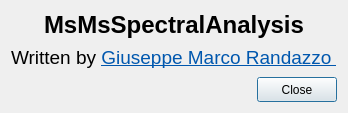
<?xml version="1.0" encoding="UTF-8"?>
<ui version="4.0">
 <class>AboutDialog</class>
 <widget class="QDialog" name="AboutDialog">
  <property name="geometry">
   <rect>
    <x>0</x>
    <y>0</y>
    <width>339</width>
    <height>113</height>
   </rect>
  </property>
  <property name="windowTitle">
   <string>About</string>
  </property>
  <layout class="QGridLayout" name="gridLayout">
   <item row="0" column="0">
    <layout class="QVBoxLayout" name="verticalLayout">
     <item>
      <widget class="QLabel" name="label">
       <property name="text">
        <string>&lt;html&gt;&lt;head/&gt;&lt;body&gt;&lt;p align=&quot;center&quot;&gt;&lt;span style=&quot; font-size:18pt; font-weight:600;&quot;&gt;MsMsSpectralAnalysis&lt;/span&gt;&lt;/p&gt;&lt;/body&gt;&lt;/html&gt;</string>
       </property>
      </widget>
     </item>
     <item>
      <widget class="QLabel" name="label_2">
       <property name="text">
        <string>&lt;html&gt;&lt;head/&gt;&lt;body&gt;&lt;p&gt;&lt;span style=&quot; font-size:14pt;&quot;&gt;Written by &lt;/span&gt;&lt;a href=&quot;mailto:gmrandazzo@gmail.com&quot;&gt;&lt;span style=&quot; font-size:14pt; text-decoration: underline; color:#0057ae;&quot;&gt;Giuseppe Marco Randazzo &lt;/span&gt;&lt;/a&gt;&lt;/p&gt;&lt;/body&gt;&lt;/html&gt;</string>
       </property>
       <property name="openExternalLinks">
        <bool>true</bool>
       </property>
      </widget>
     </item>
     <item>
      <layout class="QHBoxLayout" name="horizontalLayout">
       <item>
        <spacer name="horizontalSpacer">
         <property name="orientation">
          <enum>Qt::Horizontal</enum>
         </property>
         <property name="sizeHint" stdset="0">
          <size>
           <width>40</width>
           <height>20</height>
          </size>
         </property>
        </spacer>
       </item>
       <item>
        <widget class="QPushButton" name="closeButton">
         <property name="maximumSize">
          <size>
           <width>110</width>
           <height>32</height>
          </size>
         </property>
         <property name="text">
          <string>Close</string>
         </property>
        </widget>
       </item>
      </layout>
     </item>
    </layout>
   </item>
  </layout>
 </widget>
 <resources/>
 <connections/>
</ui>
